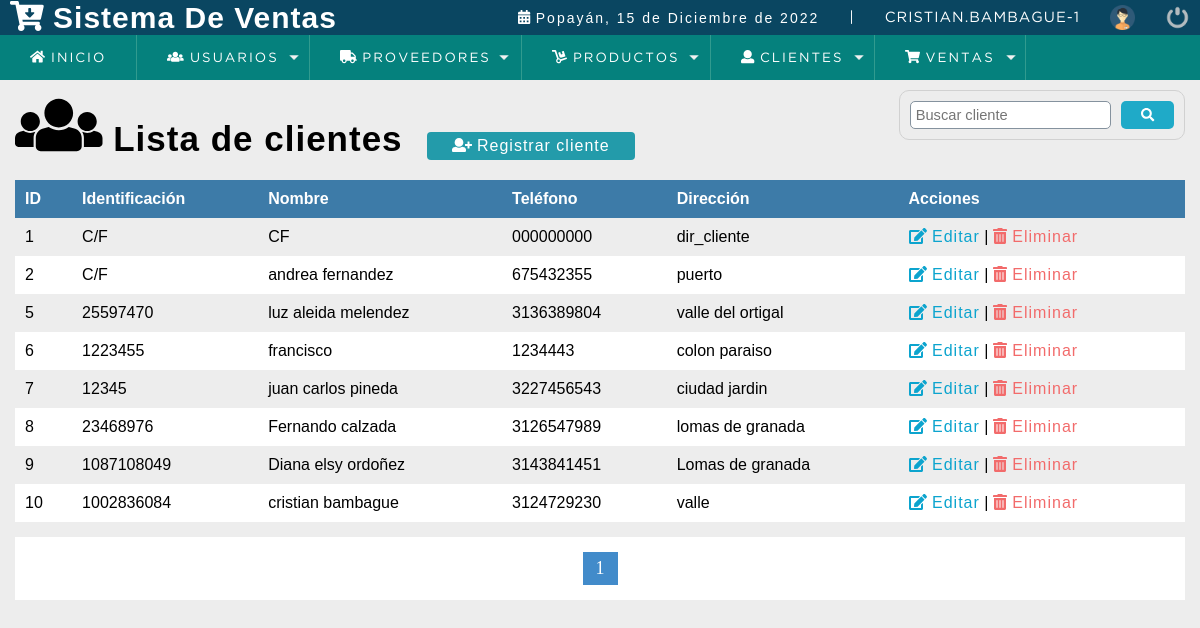
The page /sistema/lista_clientes.php (signed in) on the database its author committed.
### tables this page shows
CREATE TABLE `cliente` (
  `idcliente` int(11) NOT NULL,
  `dni` int(15) DEFAULT NULL,
  `nombre` varchar(80) DEFAULT NULL,
  `telefono` text DEFAULT NULL,
  `direccion` text DEFAULT NULL,
  `dateadd` datetime NOT NULL DEFAULT current_timestamp(),
  `usuario_id` int(11) NOT NULL,
  `estatus` int(11) NOT NULL DEFAULT 1
);

### sistema/includes/functions.php (called while the page is built, shortened)
<?php
	function fechaC(){
		$mes = array("","Enero",
					  "Febrero",
					  "Marzo",
					  "Abril",
					  "Mayo",
					  "Junio",
					  "Julio",
					  "Agosto",
					  "Septiembre",
					  "Octubre",
					  "Noviembre",
					  "Diciembre");
		return date('d')." de ". $mes[date('n')] . " de " . date('Y');
	}
 ?>

### sistema/lista_clientes.php (the view, shortened to what this page needs)
<?php
	include "../conexion.php";
?>
<!DOCTYPE html>
<html lang="en">
<head>
	<?php include "includes/scripts.php";?>
</head>
<body>
	<?php include "includes/header.php";?>
	<section id="container">
		<h1><i class="fas fa-users fa-2x"></i> Lista de clientes</h1>
		<a href="registro_cliente.php" class="btn_new"><i class="fas fa-user-plus"></i> Registrar cliente</a>
		<form action="buscar_cliente.php" method="get" class="form_search">
			<input type="text" name="busqueda" id="buesqueda" placeholder="Buscar cliente">
			<button type="submit" class="btn_search"><i class="fas fa-search"></i></button>
		</form>
		<table>
			<tr>
				<th>ID</th>
				<th>Identificación</th>
				<th>Nombre</th>
				<th>Teléfono</th>
				<th>Dirección</th>
				<th>Acciones</th>
			</tr>
			<?php
				$sql_register = mysqli_query($obj_conexion,"SELECT COUNT(*) AS total_registro FROM cliente WHERE estatus = 1");
				$result_register = mysqli_fetch_array($sql_register);
				$total_registro = $result_register['total_registro'];
				$por_pagina = 8;
				if (empty($_GET['pagina'])) {
					$pagina = 1;
				}else{
					$pagina = $_GET['pagina'];
				}
				$desde = ($pagina - 1) * $por_pagina;
				$total_paginas = ceil($total_registro/ $por_pagina);
				$query = mysqli_query($obj_conexion,"SELECT* FROM cliente
													 WHERE estatus = 1 ORDER BY idcliente ASC LIMIT $desde,$por_pagina
					");
				$result = mysqli_num_rows($query);
				if ($result > 0 ) {
					while ($data = mysqli_fetch_array($query)) {
						if ($data ["dni"] == 0) {
							$dni = "C/F";
						}else{
							$dni = $data ["dni"];
						}
				?>
					<td><?php echo $data ["idcliente"]; ?></td>
					<td><?php echo $dni; ?></td>
					<td><?php echo $data ["nombre"]; ?></td>
					<td><?php echo $data ["telefono"]; ?></td>
					<td><?php echo $data ["direccion"]; ?></td>
					<td>
		<a class="link_edit" href="editar_cliente.php?id=<?php echo $data ["idcliente"]; ?>"><i class="fas fa-edit"></i> Editar</a>
		|
		<a class="link_delete" href="eliminar_comfirmar_cliente.php?id=<?php echo $data ["idcliente"]; ?>"><i class="fas fa-trash-alt"></i> Eliminar</a>
					</td>
				<?php
					}
				}
				?>
		</table>
		<div class="paginador">
			<ul>
			<?php
				for ($i=1; $i <= $total_paginas; $i++) {
				if ($i == $pagina){
						echo '<li class="pageSelected">'.$i.'</li>';
					}else{
						echo '<li><a href="?pagina='.$i.'">'.$i.'</a></li>';
					}
				}
			 ?>
			</ul>
		</div>
	</section>
</body>
</html>

### sistema/includes/scripts.php (shortened to what this page needs)
<link rel="stylesheet" type="text/css" href="css/style.css">
<?php include "functions.php"; ?>

### sistema/includes/header.php (shortened to what this page needs)
<header>
		<div class="header">
			<h1><i class="fas fa-cart-arrow-down"></i> Sistema De Ventas</h1>
			<div class="optionsBar">
				<p><i class="fas fa-calendar-alt"></i> Popayán, <?php echo fechaC(); ?> </p>
				<span>|</span>
				<span class="user"><?php echo $_SESSION['user'] , "-" , $_SESSION['idUser']; ?></span>
				<img class="photouser" src="imag/user.png" alt="Usuario">
				<a href="salir.php"><img class="close" src="imag/salir.png" alt="Salir del sistema" title="Salir"></a>
			</div>
		</div>
		<?php include "nav.php";?>
	</header>

### sistema/includes/nav.php (shortened to what this page needs)
<nav>
	<ul>
		<li><a href="index.php"><i class="fas fa-home"></i> Inicio</a></li>
		<?php
			if ($_SESSION['rol'] == 1) {
		?>
		<li class="principal">
			<a href="#"><i class="fas fa-users"></i> Usuarios</a>
		</li>
		<li class="principal">
			<a href="#"><i class="fas fa-truck"></i> Proveedores</a>
		</li>
		<li class="principal">
			<a href="#"><i class="fas fa-dolly"></i> Productos</a>
		</li>
     	<li class="principal">
			<a href="#"><i class="fas fa-user"></i> Clientes</a>
		</li>
		<li class="principal">
			<a href="#"><i class="fas fa-shopping-cart"></i> Ventas</a>
		</li>
		<?php } ?>
	</ul>
</nav>

### sistema/css/style.css (style rules this page uses)
* { margin: 0; padding: 0; box-sizing: border-box; }
body { background: #ededed; }
h1, h2, h3, h4, h5, h6 { font-family: 'arial'; font-weight: bold; letter-spacing: 1px; }
h1 { font-size: 30px; }
p { font-family: 'arial'; letter-spacing: 2px; font-size: 14px; line-height: 20px; }
a { text-decoration: none; font-family: arial; letter-spacing: 1px; }
span { font-family: 'GothamBook'; letter-spacing: 1px; font-size: 14px; line-height: 20px; }
header { position: fixed; width: 100%; }
.header { color: #FFF; background: #0a4661; height: 35px; display: -webkit-flex; display: -moz-flex; display: -ms-flex; display: -o-flex; display: flex; justify-content: space-between; align-items: center; padding: 10px; }
.optionsBar { display: -webkit-flex; display: -moz-flex; display: -ms-flex; display: -o-flex; display: flex; justify-content: center; align-items: center; }
.optionsBar span { color: #FFF; font-size: 11pt; font-family: 'GothamBook'; text-transform: uppercase; margin-left: 30px; }
.photouser { margin-left: 30px; width: 25px; height: 25px; }
.close { width: 25px; height: 25px; }
.optionsBar a { display: -webkit-flex; display: -moz-flex; display: -ms-flex; display: -o-flex; display: flex; margin-left: 30px; }
nav ul { background: #05817d; list-style: none; display: -webkit-flex; display: -moz-flex; display: -ms-flex; display: -o-flex; display: flex; justify-content: left; align-items: center; }
nav ul > li a { position: relative; }
nav a { color: #FFF; display: block; font-size: 10pt; font-family: 'GothamBook'; padding: 15px 30px; text-transform: uppercase; letter-spacing: 2px; transition: background .5s; border-right: 1px solid #319B8F; }
nav .principal > a { background: url(../imag/arrow_bottom.png) no-repeat; background-position-x: 0%; background-position-y: 0%; background-size: auto auto; background-position: 94% center; background-size: 10px; }
#container { padding: 90px 15px 15px; }
form { background: #FFF; margin: auto; padding: 20px 50px; border: 1px solid #d1d1d1; }
input,select { display: block; width: 100%; font-size: 11pt; padding: 5px; border: 1px solid #85929e; border-radius: 5px; }
#container h1 { font-size: 35px; display: inline-block; }
.btn_new { display: inline-block; background: #239baa; color: #FFF; padding: 5px 25px; border-radius: 4px; margin: 20px; }
table { border-collapse: collapse; font-size: 12pt; font-family: 'arial'; width: 100%; }
table th { text-align: left; padding: 10px; background: #3d7ba8; color: #FFF; }
table tr:nth-child(odd) { background: #FFF; }
table td { padding: 10px; }
.link_edit { color: #0ca4ce; }
.link_delete { color: #f26b6b; }
.paginador ul { padding: 15px; list-style: none; background: #FFF; margin-top: 15px; display: -webkit-flex; display: -moz-flex; display: -ms-flex; display: -o-flex; display: flex; justify-content: center; }
.paginador a , .pageSelected { color: #428bca; border: 1px solid #ddd; padding: 5px; display: inline-block; font-size: 18px; text-align: center; width: 35px; }
.pageSelected { color: #FFF; background: #428bca; border: 1px solid #428bca; }
.form_search { display: -webkit-flex; display: -moz-flex; display: -ms-flex; display: -o-flex; display: flex; float: right; background: initial; padding: 10px; border-radius: 10px; }
.form_search .btn_search { background: #1faac8; color: #FFF; padding: 0 20px; border: 0; cursor: pointer; margin-left: 10px; display: block; border-radius: 5px; }

### rows shown on the page
cliente: idcliente "1", dni "C/F", nombre "CF", telefono "000000000", direccion "dir_cliente"
cliente: idcliente "2", dni "C/F", nombre "andrea fernandez", telefono "675432355", direccion "puerto"
cliente: idcliente "5", dni "25597470", nombre "luz aleida melendez", telefono "3136389804", direccion "valle del ortigal"
cliente: idcliente "6", dni "1223455", nombre "francisco", telefono "1234443", direccion "colon paraiso"
cliente: idcliente "7", dni "12345", nombre "juan carlos pineda", telefono "3227456543", direccion "ciudad jardin"
cliente: idcliente "8", dni "23468976", nombre "Fernando calzada", telefono "3126547989", direccion "lomas de granada"
cliente: idcliente "9", dni "1087108049", nombre "Diana elsy ordoñez", telefono "3143841451", direccion "Lomas de granada"
cliente: idcliente "10", dni "1002836084", nombre "cristian bambague", telefono "3124729230", direccion "valle"

### other values the page prints
fechaC() "15 de Diciembre de 2022"
$_SESSION['user'] "CRISTIAN.BAMBAGUE"
$_SESSION['idUser'] "1"
